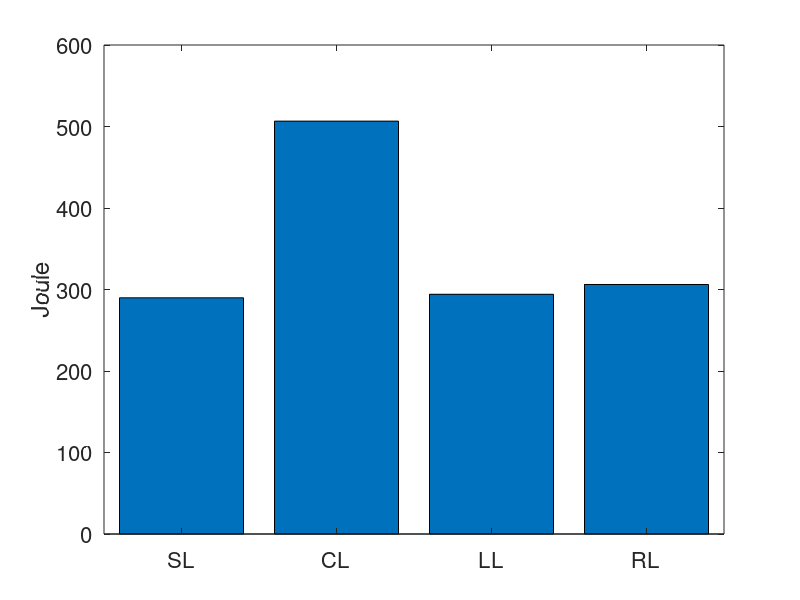

MATLAB code to generate this figure:
clear;
close all;
clc;

sl = load('sLocation.txt');
sl = sl(:,4);
sl = sum(sl)
cl = load('cLocation.txt');
cl = cl(:,4);
cl=sum(cl)
ll = load('lLocation.txt');
ll = ll(:,4);
ll=sum(ll)
rl = load('rLocation.txt');
rl = rl(:,4);
rl=sum(rl)

figure('Position',[440 378 560 620/3]);
bar([sl cl ll rl ] );
ylabel('Joule');
labels = {'SL','CL', 'LL', 'RL'};
set(gca , 'xticklabel' , labels);
set(gca , 'fontsize' , 16);
set(gca , 'xLim', [0.5 4.5])
